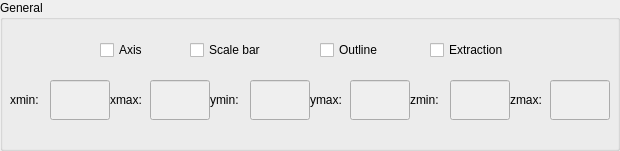
       <widget class="QGroupBox" name="groupBox_2">
        <property name="geometry">
         <rect>
          <x>630</x>
          <y>520</y>
          <width>620</width>
          <height>151</height>
         </rect>
        </property>
        <property name="minimumSize">
         <size>
          <width>230</width>
          <height>50</height>
         </size>
        </property>
        <property name="maximumSize">
         <size>
          <width>10000</width>
          <height>10000</height>
         </size>
        </property>
        <property name="title">
         <string>General</string>
        </property>
        <widget class="QCheckBox" name="axis_CB">
         <property name="geometry">
          <rect>
           <x>100</x>
           <y>40</y>
           <width>86</width>
           <height>20</height>
          </rect>
         </property>
         <property name="text">
          <string>Axis</string>
         </property>
        </widget>
        <widget class="QCheckBox" name="scalarBar_CB">
         <property name="geometry">
          <rect>
           <x>190</x>
           <y>40</y>
           <width>86</width>
           <height>20</height>
          </rect>
         </property>
         <property name="text">
          <string>Scale bar</string>
         </property>
        </widget>
        <widget class="QCheckBox" name="extract_CB">
         <property name="geometry">
          <rect>
           <x>430</x>
           <y>40</y>
           <width>91</width>
           <height>20</height>
          </rect>
         </property>
         <property name="text">
          <string>Extraction</string>
         </property>
        </widget>
        <widget class="QCheckBox" name="outline_CB">
         <property name="geometry">
          <rect>
           <x>320</x>
           <y>40</y>
           <width>86</width>
           <height>20</height>
          </rect>
         </property>
         <property name="text">
          <string>Outline</string>
         </property>
        </widget>
        <widget class="QLabel" name="label_18">
         <property name="geometry">
          <rect>
           <x>10</x>
           <y>80</y>
           <width>40</width>
           <height>40</height>
          </rect>
         </property>
         <property name="maximumSize">
          <size>
           <width>50</width>
           <height>16777215</height>
          </size>
         </property>
         <property name="text">
          <string>xmin:</string>
         </property>
        </widget>
        <widget class="QLineEdit" name="xmin_LE">
         <property name="enabled">
          <bool>false</bool>
         </property>
         <property name="geometry">
          <rect>
           <x>50</x>
           <y>80</y>
           <width>60</width>
           <height>40</height>
          </rect>
         </property>
         <property name="minimumSize">
          <size>
           <width>60</width>
           <height>40</height>
          </size>
         </property>
         <property name="maximumSize">
          <size>
           <width>50</width>
           <height>16777215</height>
          </size>
         </property>
        </widget>
        <widget class="QLabel" name="label_19">
         <property name="geometry">
          <rect>
           <x>110</x>
           <y>80</y>
           <width>40</width>
           <height>40</height>
          </rect>
         </property>
         <property name="maximumSize">
          <size>
           <width>50</width>
           <height>16777215</height>
          </size>
         </property>
         <property name="text">
          <string>xmax:</string>
         </property>
        </widget>
        <widget class="QLineEdit" name="xmax_LE">
         <property name="enabled">
          <bool>false</bool>
         </property>
         <property name="geometry">
          <rect>
           <x>150</x>
           <y>80</y>
           <width>60</width>
           <height>40</height>
          </rect>
         </property>
         <property name="minimumSize">
          <size>
           <width>60</width>
           <height>40</height>
          </size>
         </property>
         <property name="maximumSize">
          <size>
           <width>50</width>
           <height>16777215</height>
          </size>
         </property>
        </widget>
        <widget class="QLabel" name="label_21">
         <property name="geometry">
          <rect>
           <x>210</x>
           <y>80</y>
           <width>40</width>
           <height>40</height>
          </rect>
         </property>
         <property name="maximumSize">
          <size>
           <width>50</width>
           <height>16777215</height>
          </size>
         </property>
         <property name="text">
          <string>ymin:</string>
         </property>
        </widget>
        <widget class="QLineEdit" name="ymin_LE">
         <property name="enabled">
          <bool>false</bool>
         </property>
         <property name="geometry">
          <rect>
           <x>250</x>
           <y>80</y>
           <width>60</width>
           <height>40</height>
          </rect>
         </property>
         <property name="minimumSize">
          <size>
           <width>60</width>
           <height>40</height>
          </size>
         </property>
         <property name="maximumSize">
          <size>
           <width>50</width>
           <height>16777215</height>
          </size>
         </property>
        </widget>
        <widget class="QLabel" name="label_20">
         <property name="geometry">
          <rect>
           <x>310</x>
           <y>80</y>
           <width>40</width>
           <height>40</height>
          </rect>
         </property>
         <property name="maximumSize">
          <size>
           <width>50</width>
           <height>16777215</height>
          </size>
         </property>
         <property name="text">
          <string>ymax:</string>
         </property>
        </widget>
        <widget class="QLineEdit" name="ymax_LE">
         <property name="enabled">
          <bool>false</bool>
         </property>
         <property name="geometry">
          <rect>
           <x>350</x>
           <y>80</y>
           <width>60</width>
           <height>40</height>
          </rect>
         </property>
         <property name="minimumSize">
          <size>
           <width>60</width>
           <height>40</height>
          </size>
         </property>
         <property name="maximumSize">
          <size>
           <width>50</width>
           <height>16777215</height>
          </size>
         </property>
        </widget>
        <widget class="QLabel" name="label_23">
         <property name="geometry">
          <rect>
           <x>410</x>
           <y>80</y>
           <width>40</width>
           <height>40</height>
          </rect>
         </property>
         <property name="maximumSize">
          <size>
           <width>50</width>
           <height>16777215</height>
          </size>
         </property>
         <property name="text">
          <string>zmin:</string>
         </property>
        </widget>
        <widget class="QLineEdit" name="zmin_LE">
         <property name="enabled">
          <bool>false</bool>
         </property>
         <property name="geometry">
          <rect>
           <x>450</x>
           <y>80</y>
           <width>60</width>
           <height>40</height>
          </rect>
         </property>
         <property name="minimumSize">
          <size>
           <width>60</width>
           <height>40</height>
          </size>
         </property>
         <property name="maximumSize">
          <size>
           <width>50</width>
           <height>16777215</height>
          </size>
         </property>
        </widget>
        <widget class="QLabel" name="label_22">
         <property name="geometry">
          <rect>
           <x>510</x>
           <y>80</y>
           <width>40</width>
           <height>40</height>
          </rect>
         </property>
         <property name="maximumSize">
          <size>
           <width>50</width>
           <height>16777215</height>
          </size>
         </property>
         <property name="text">
          <string>zmax:</string>
         </property>
        </widget>
        <widget class="QLineEdit" name="zmax_LE">
         <property name="enabled">
          <bool>false</bool>
         </property>
         <property name="geometry">
          <rect>
           <x>550</x>
           <y>80</y>
           <width>60</width>
           <height>40</height>
          </rect>
         </property>
         <property name="minimumSize">
          <size>
           <width>60</width>
           <height>40</height>
          </size>
         </property>
         <property name="maximumSize">
          <size>
           <width>50</width>
           <height>16777215</height>
          </size>
         </property>
        </widget>
       </widget>
